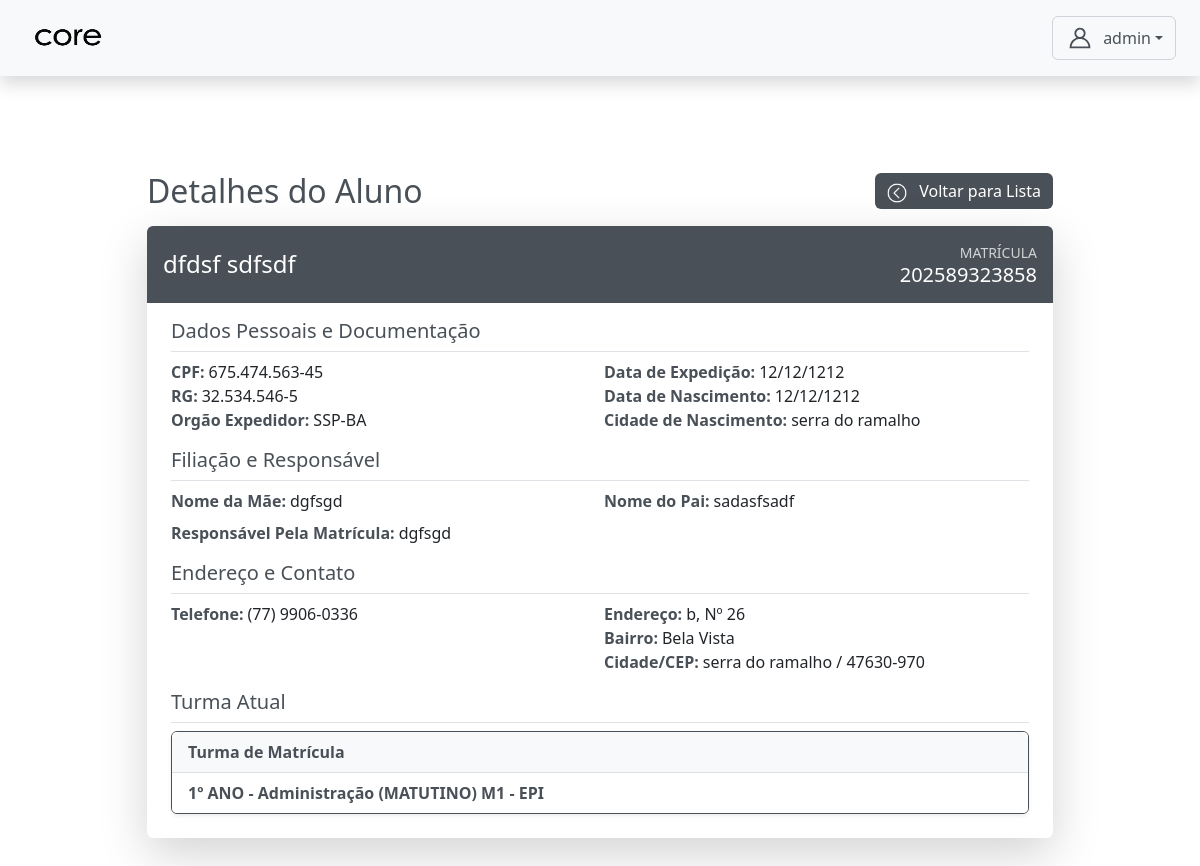
/autenticacao/admin/aluno_crud/alunos/19/ver/ (signed in), run on an earlier commit of the app's database.
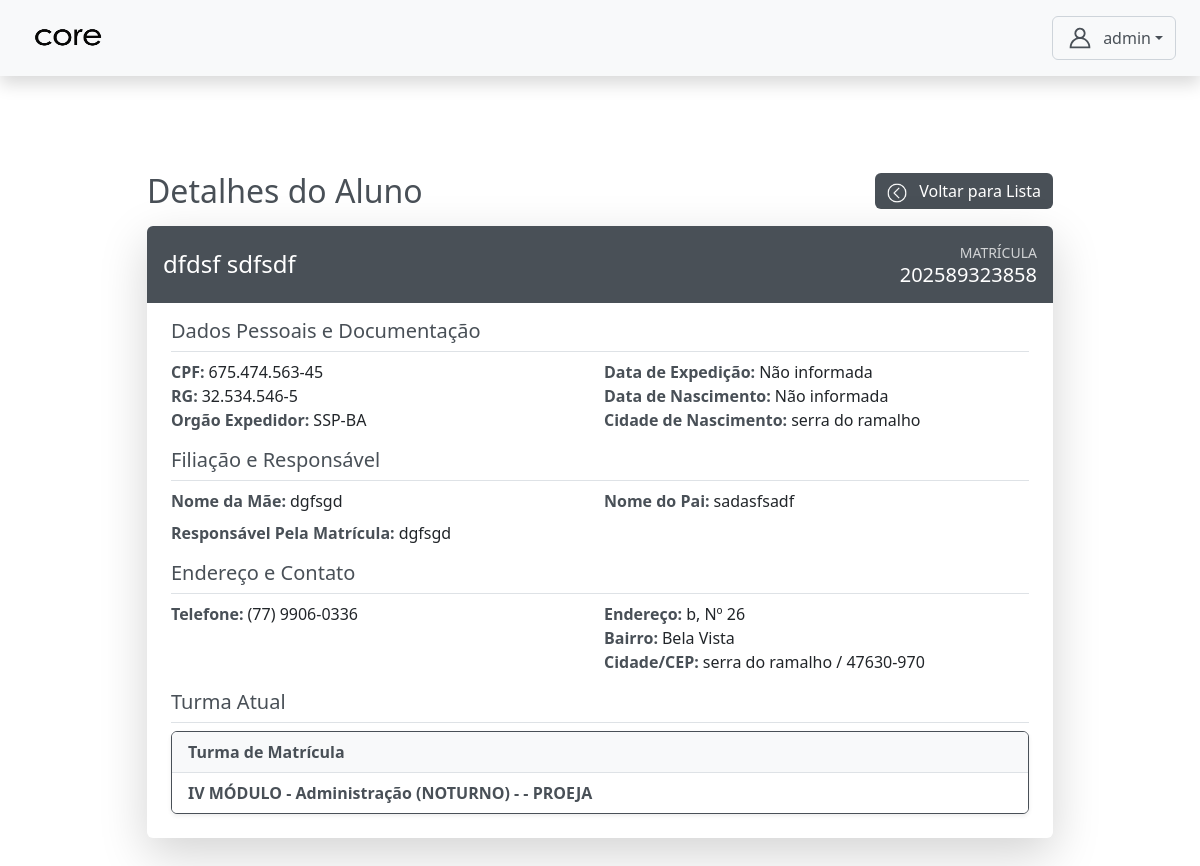
And on a later commit of the database.
### core/models.py (models this page shows, shortened)
class CustomUser(AbstractUser):
    TIPO_CHOICES = (
        ('admin', 'Admin'),
        ('professor', 'Professor'),
        ('aluno', 'Aluno'),
        ('servidor', 'Servidor'),
        ('direcao', 'Direção'), # <-- 'direcao' está correto
    )
    EIXO_CHOICES = (
        ('SAUDE', 'Eixo da Saúde'),
        ('GESTAO', 'Eixo de Gestão'),
    )
    tipo = models.CharField(max_length=10, choices=TIPO_CHOICES, default='admin')
    eixo = models.CharField(
        max_length=10,
        choices=EIXO_CHOICES,
        null=True,
        blank=True,
        help_text="Eixo ao qual o servidor pertence."
    )
    data_nascimento = models.DateField(null=True, blank=True)
    cpf = models.CharField(max_length=14, unique=True, null=True, blank=True)
    rg = models.CharField(max_length=12, unique=True, null=True, blank=True)
    orgao = models.CharField(max_length=10, null=True, blank=True)
    data_expedicao = models.DateField(null=True, blank=True)
    cidade_nascimento = models.CharField(max_length=100, null=True, blank=True)
    numero_matricula = models.CharField(max_length=20, unique=True, blank=True, null=True)
    nome_pai = models.CharField(max_length=150, blank=True, null=True)
    nome_mae = models.CharField(max_length=150, blank=True, null=True)
    responsavel_matricula = models.CharField(max_length=150, blank=True, null=True)
    endereco_rua = models.CharField(max_length=150, blank=True, null=True)
    endereco_numero = models.CharField(max_length=10, blank=True, null=True)
    endereco_bairro = models.CharField(max_length=100, blank=True, null=True)
    endereco_cidade = models.CharField(max_length=100, blank=True, null=True)
    endereco_cep = models.CharField(max_length=9, blank=True, null=True)
    telefone = models.CharField(max_length=15, blank=True, null=True)
    senha_temporaria = models.BooleanField(default=False)

class AlunoTurma(models.Model):
    aluno = models.ForeignKey(CustomUser, on_delete=models.CASCADE, limit_choices_to={'tipo': 'aluno'})
    turma = models.ForeignKey(Turma, on_delete=models.CASCADE)
    data_matricula = models.DateField(auto_now_add=True)
    ano_letivo = models.CharField(max_length=10, blank=True, null=True)
    class Meta:
        unique_together = ('aluno', 'turma')

class Turma(models.Model):
    ANO_MODULO_CHOICES = [
        ('1º ANO', '1º ANO'),
        ('2º ANO', '2º ANO'),
        ('3º ANO', '3º ANO'),
        ('I MÓDULO', 'I MÓDULO'),
        ('II MÓDULO', 'II MÓDULO'),
        ('III MÓDULO', 'III MÓDULO'),
        ('IV MÓDULO', 'IV MÓDULO'),
        ('V MÓDULO', 'V MÓDULO'),
        ('VI MÓDULO', 'VI MÓDULO'),
    ]
    TURNO_CHOICES = [
        ('matutino', 'Matutino'),
        ('vespertino', 'Vespertino'),
        ('noturno', 'Noturno'),
    ]
    curso = models.ForeignKey(Curso, on_delete=models.CASCADE)
    ano_modulo = models.CharField(max_length=20, choices=ANO_MODULO_CHOICES)
    turno = models.CharField(max_length=20, choices=TURNO_CHOICES)
    turma = models.CharField(max_length=10, blank=True, null=True, help_text="Ex: M1, V2 ou deixe vazio se for módulo noturno.")
    modalidade = models.CharField(max_length=50, blank=True, null=True)
    sala = models.CharField(max_length=20, blank=True, null=True)
    class Meta:
        unique_together = ('curso', 'ano_modulo', 'turno', 'turma', 'modalidade')
    def __str__(self):
        turma_display = self.turma if self.turma else "-"
        return f"{self.ano_modulo} - {self.curso.nome} ({self.turno.upper()}) {turma_display} - {self.modalidade or ''}".strip()

class Curso(models.Model):
    EIXO_CHOICES = (
        ('SAUDE', 'Eixo da Saúde'),
        ('GESTAO', 'Eixo de Gestão'),
    )
    nome = models.CharField(max_length=100, unique=True)
    eixo = models.CharField(max_length=10, choices=EIXO_CHOICES, default='GESTAO')

### autenticacao/views.py (the view)
# urls.py: path('admin/aluno_crud/alunos/<int:aluno_id>/ver/', views.ver_detalhes_aluno, name='ver_detalhes_aluno'),
@login_required
@role_required('admin')
def ver_detalhes_aluno(request, aluno_id):
    aluno = get_object_or_404(CustomUser, id=aluno_id, tipo='aluno')
    turmas = aluno.alunoturma_set.all()
    return render(request, 'admin/aluno_crud/detalhes_aluno.html', {'aluno': aluno, 'turmas': turmas})

### templates/admin/aluno_crud/detalhes_aluno.html (shortened to what the changed rows need)
{% extends 'base.html' %}
{% load static %}
{% block content %}
<div class="container mt-5">
    <div class="row justify-content-center">
        <div class="col-lg-10 col-md-12">
            <div class="d-flex justify-content-between align-items-center mb-3">
                <h2 class="mb-0 text-dark">Detalhes do Aluno</h2>
            </div>
            <div class="card p-0 shadow-lg border-0">
                <div class="card-body p-0">
                    <div class="bg-secondary text-white p-3 mb-3 d-flex justify-content-between align-items-center rounded-top">
                        <h4 class="mb-0 text-white">{{ aluno.get_full_name }}</h4>
                        <div class="d-flex flex-column align-items-end">
                            <small class="opacity-75">MATRÍCULA</small>
                            <strong class="h5 mb-0">{{ aluno.numero_matricula|default:"N/A" }}</strong>
                        </div>
                    </div>
                    <div class="px-4 pb-4">
                        <div class="row g-2 mb-3">
                            <div class="col-md-6">
                                <div class="d-flex mb-0">
                                    <strong class="me-1 text-dark">CPF:</strong>
                                    <span>
                                        {% with cpf=aluno.cpf %}
                                            {{ cpf|slice:":3" }}.{{ cpf|slice:"3:6" }}.{{ cpf|slice:"6:9" }}-{{ cpf|slice:"9:" }}
                                        {% endwith %}
                                    </span>
                                </div>
                                <div class="d-flex mb-0">
                                    <strong class="me-1 text-dark">RG:</strong>
                                    <span>
                                        {% with rg=aluno.rg %}
                                            {{ rg|slice:":2" }}.{{ rg|slice:"2:5" }}.{{ rg|slice:"5:8" }}-{{ rg|slice:"8:" }}
                                        {% endwith %}
                                    </span>
                                </div>
                                <div class="d-flex mb-0">
                                    <strong class="me-1 text-dark">Orgão Expedidor:</strong>
                                    <span>{{ aluno.orgao|default:"Não informado" }}</span>
                                </div>
                            </div>
                            <div class="col-md-6">
                                <div class="d-flex mb-0">
                                    <strong class="me-1 text-dark">Data de Expedição:</strong>
                                    <span>{{ aluno.data_expedicao|date:"d/m/Y"|default:"Não informada" }}</span>
                                </div>
                                <div class="d-flex mb-0">
                                    <strong class="me-1 text-dark">Data de Nascimento:</strong>
                                    <span>{{ aluno.data_nascimento|date:"d/m/Y"|default:"Não informada" }}</span>
                                </div>
                                <div class="d-flex mb-0">
                                    <strong class="me-1 text-dark">Cidade de Nascimento:</strong>
                                    <span>{{ aluno.cidade_nascimento|default:"Não informada" }}</span>
                                </div>
                            </div>
                        </div>
                        <div class="row g-2 mb-3">
                            <div class="col-md-6">
                                <div class="d-flex mb-0">
                                    <strong class="me-1 text-dark">Nome da Mãe:</strong>
                                    <span>{{ aluno.nome_mae|default:"Não informado" }}</span>
                                </div>
                            </div>
                            <div class="col-md-6">
                                <div class="d-flex mb-0">
                                    <strong class="me-1 text-dark">Nome do Pai:</strong>
                                    <span>{{ aluno.nome_pai|default:"Não informado" }}</span>
                                </div>
                            </div>
                            <div class="col-md-12">
                                <div class="d-flex mb-0">
                                    <strong class="me-1 text-dark">Responsável Pela Matrícula:</strong>
                                    <span>{{ aluno.responsavel_matricula|default:"Não informado" }}</span>
                                </div>
                            </div>
                        </div>
                        <div class="row g-2 mb-3">
                            <div class="col-md-6">
                                <div class="d-flex mb-0">
                                    <strong class="me-1 text-dark">Telefone:</strong>
                                    <span>{{ aluno.telefone|default:"Não informado" }}</span>
                                </div>
                            </div>
                            <div class="col-md-6">
                                <div class="d-flex mb-0">
                                    <strong class="me-1 text-dark">Endereço:</strong>
                                    <span> {{ aluno.endereco_rua|default:"-" }}, Nº {{ aluno.endereco_numero|default:"-" }}</span>
                                </div>
                                <div class="d-flex mb-0">
                                    <strong class="me-1 text-dark">Bairro:</strong>
                                    <span>{{ aluno.endereco_bairro|default:"-" }}</span>
                                </div>
                                <div class="d-flex mb-0">
                                    <strong class="me-1 text-dark">Cidade/CEP:</strong>
                                    <span>{{ aluno.endereco_cidade|default:"-" }} / {{ aluno.endereco_cep|default:"-" }}</span>
                                </div>
                            </div>
                        </div>
                        <div class="card card-body shadow-sm p-0 border-secondary">
                            {% with vinculos_turma=aluno.alunoturma_set.all %}
                                {% if vinculos_turma %}
                                    <ul class="list-group list-group-flush">
                                        {% for vinculo in vinculos_turma %}
                                            <li class="list-group-item d-flex justify-content-between align-items-center">
                                                <div class="fw-bold text-dark">
                                                    {{ vinculo.turma }}
                                                </div>
                                            </li>
                                        {% endfor %}
                                    </ul>
                                {% else %}
                                    <p class="text-muted p-3 mb-0">Nenhuma turma vinculada.</p>
                                {% endif %}
                            {% endwith %}
                        </div>
                    </div>
                </div>
            </div>
        </div>
    </div>
</div>
{% endblock content %}

What changed in the data, as far as the page shows it:
changed CustomUser "dfdsf sdfsdf": data_expedicao "12/12/1212" → "Não informada"; data_nascimento "12/12/1212" → "Não informada"
changed AlunoTurma: turma "1º ANO - Administração (MATUTINO) M1 - EPI" → "IV MÓDULO - Administração (NOTURNO) - - PROEJA"
